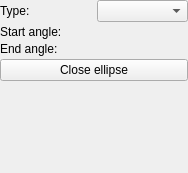
<?xml version="1.0" encoding="UTF-8"?>
<ui version="4.0">
 <author>
    SPDX-FileCopyrightText: none
    SPDX-License-Identifier: GPL-3.0-or-later
  </author>
 <class>EllipseShapeConfigWidget</class>
 <widget class="QWidget" name="EllipseShapeConfigWidget">
  <property name="geometry">
   <rect>
    <x>0</x>
    <y>0</y>
    <width>188</width>
    <height>173</height>
   </rect>
  </property>
  <property name="windowTitle">
   <string>Ellipse Shape</string>
  </property>
  <layout class="QGridLayout">
   <property name="leftMargin">
    <number>0</number>
   </property>
   <property name="topMargin">
    <number>0</number>
   </property>
   <property name="rightMargin">
    <number>0</number>
   </property>
   <property name="bottomMargin">
    <number>0</number>
   </property>
   <property name="verticalSpacing">
    <number>3</number>
   </property>
   <item row="0" column="0">
    <widget class="QLabel" name="label_3">
     <property name="text">
      <string>Type:</string>
     </property>
    </widget>
   </item>
   <item row="0" column="1">
    <widget class="QComboBox" name="ellipseType"/>
   </item>
   <item row="1" column="0">
    <widget class="QLabel" name="label">
     <property name="text">
      <string>Start angle:</string>
     </property>
    </widget>
   </item>
   <item row="2" column="0">
    <widget class="QLabel" name="label_2">
     <property name="text">
      <string>End angle:</string>
     </property>
    </widget>
   </item>
   <item row="3" column="0" colspan="2">
    <widget class="QPushButton" name="closeEllipse">
     <property name="text">
      <string>Close ellipse</string>
     </property>
    </widget>
   </item>
   <item row="4" column="0">
    <spacer>
     <property name="orientation">
      <enum>Qt::Vertical</enum>
     </property>
     <property name="sizeHint" stdset="0">
      <size>
       <width>20</width>
       <height>6</height>
      </size>
     </property>
    </spacer>
   </item>
   <item row="1" column="1">
    <widget class="KisAngleSelector" name="startAngle" native="true"/>
   </item>
   <item row="2" column="1">
    <widget class="KisAngleSelector" name="endAngle" native="true"/>
   </item>
  </layout>
 </widget>
 <customwidgets>
  <customwidget>
   <class>KisAngleSelector</class>
   <extends>QWidget</extends>
   <header location="global">KisAngleSelector.h</header>
   <container>1</container>
  </customwidget>
 </customwidgets>
 <resources/>
 <connections/>
</ui>
